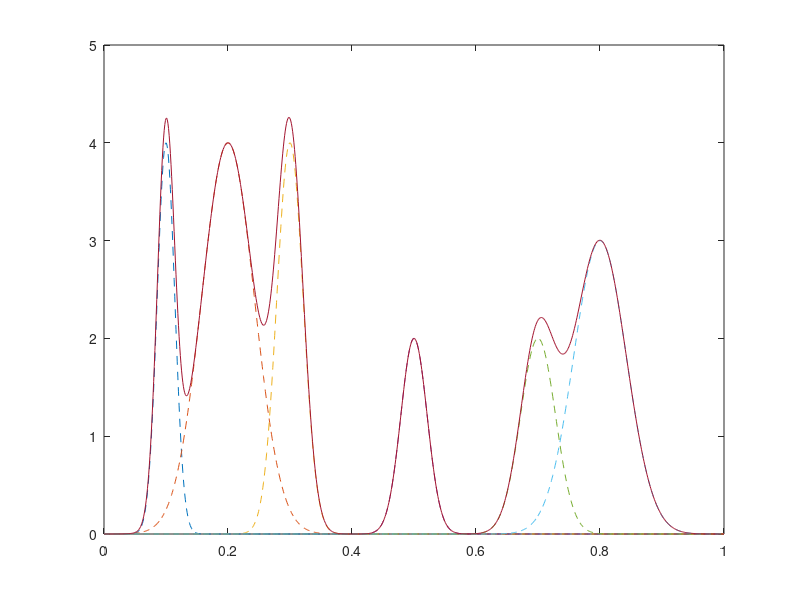

This figure's MATLAB source: (Note: this script raises an error after producing the figure.)

x = linspace(0,1,1000);
Pos = [1 2 3 5 7 8]/10;
Hgt = [4 4 4 2 2 3];
Wdt = [2 6 3 3 4 6]/100;

for n = 1:length(Pos)
    Gauss(n,:) =  Hgt(n)*exp(-((x - Pos(n))/Wdt(n)).^2);
end

PeakSig = sum(Gauss);
plot(x,Gauss,'--',x,PeakSig)
[pks,locs] = findpeaks(PeakSig,x);
findpeaks(PeakSig,x)

text(locs+.02,pks,num2str((1:numel(pks))'))
[psor,lsor] = findpeaks(PeakSig,x,'SortStr','descend');

findpeaks(PeakSig,x)

text(lsor+.02,psor,num2str((1:numel(psor))'))